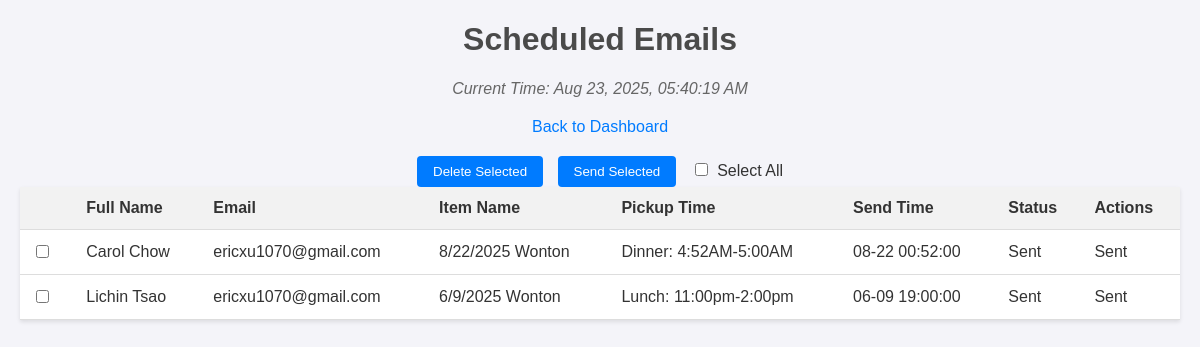
The page /scheduled on the database as committed earlier.
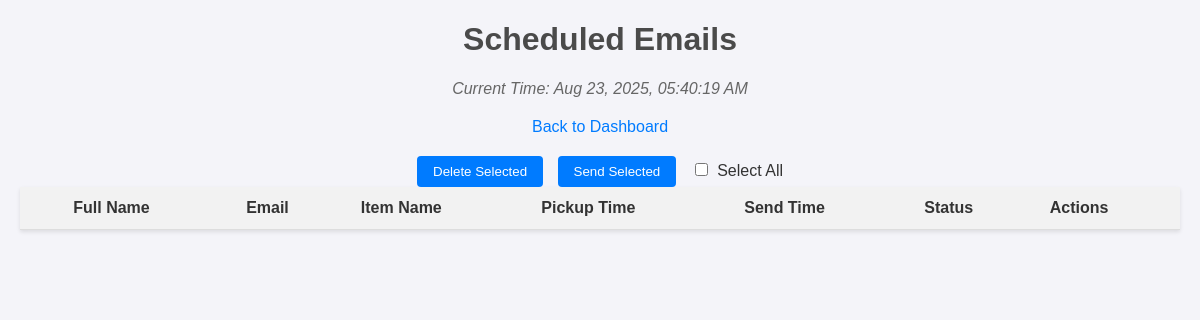
The same page on the database as committed later.
### tables this page shows
CREATE TABLE orders (
            id INTEGER PRIMARY KEY AUTOINCREMENT,
            email TEXT,
            order_number TEXT,
            pickup_time TEXT,
            item_name TEXT,
            full_name TEXT,
            send_time DATETIME,
            status TEXT DEFAULT 'pending',
            job_id TEXT,
            custom_subject TEXT,
            custom_body TEXT,
            total TEXT,
            invoice_url TEXT,
            csv_format TEXT
        );

### app.py (the view)
@app.route('/scheduled')
def scheduled():
    conn = sqlite3.connect(DB_FILE)
    cursor = conn.cursor()
    cursor.execute('''
        SELECT id, full_name, email, item_name, pickup_time, send_time, status
        FROM orders
        ORDER BY send_time DESC
    ''')
    rows = cursor.fetchall()
    rows = [
        (row[0], row[1], row[2], row[3], row[4], datetime.fromisoformat(row[5]) if isinstance(row[5], str) else row[5], row[6])
        for row in rows
    ]
    conn.close()
    return render_template('scheduled.html', rows=rows, now=datetime.now(tz=LOCAL_TZ))

### app.py (called while the page is built)
@app.template_filter('format_datetime')
def format_datetime(dt):
    if dt is None:
        return ''
    return dt.strftime('%m-%d %H:%M:%S')

### templates/scheduled.html (shortened to what this page needs)
<!DOCTYPE html>
<html lang="en">
<head>
</head>
<body>
    <h1>Scheduled Emails</h1>
    <p id="clock" class="current-time">Current Time: {{ now | format_datetime }}</p>
    <div class="back-link"><a href="{{ url_for('index') }}">Back to Dashboard</a></div>
    <form id="bulk-form" method="post">
        <button type="button" onclick="submitForm('{{ url_for('delete_bulk') }}')">Delete Selected</button>
        <button type="button" onclick="submitForm('{{ url_for('send_bulk') }}')">Send Selected</button>
        <label><input type="checkbox" onclick="toggle(this);"> Select All</label>
        <table>
            <thead>
                <tr>
                    <th></th>
                    <th>Full Name</th>
                    <th>Email</th>
                    <th>Item Name</th>
                    <th>Pickup Time</th>
                    <th>Send Time</th>
                    <th>Status</th>
                    <th>Actions</th>
                </tr>
            </thead>
            <tbody>
                {% for row in rows %}
                    {% set is_past_due = (row[6] == 'pending' and row[5] < now) %}
                    <tr {% if is_past_due %}class="past-due"{% endif %}>
                        <td><input type="checkbox" name="orders[]" value="{{ row[0] }}"></td>
                        <td>{{ row[1] }}</td>
                        <td>{{ row[2] }}</td>
                        <td>{{ row[3] }}</td>
                        <td>{{ row[4] }}</td>
                        <td>{{ row[5] | format_datetime }}</td>
                        <td>
                            {% if row[6] == 'sent' %}
                                Sent
                            {% elif is_past_due %}
                                Past Due
                            {% else %}
                                Pending
                            {% endif %}
                        </td>
                        <td>
                            {% if row[6] == 'sent' %}
                                Sent
                            {% elif is_past_due %}
                                <a href="{{ url_for('send_order', order_id=row[0]) }}">Send Now</a> |
                                <a href="{{ url_for('delete_order', order_id=row[0]) }}">Delete</a>
                            {% else %}
                                <a href="{{ url_for('delete_order', order_id=row[0]) }}">Cancel</a>
                            {% endif %}
                        </td>
                    </tr>
                {% endfor %}
            </tbody>
        </table>
    </form>
</body>
</html>

### templates/scheduled.html (style rules this page uses)
body { font-family: Arial, sans-serif; margin: 20px; background-color: #f4f4f9; color: #333; }
h1 { text-align: center; color: #4a4a4a; }
.current-time { text-align: center; font-style: italic; color: #666; margin-bottom: 20px; }
.back-link { display: block; text-align: center; margin-bottom: 20px; }
.back-link a { color: #007bff; text-decoration: none; }
form { margin-bottom: 20px; text-align: center; }
button { padding: 8px 16px; margin-right: 10px; background-color: #007bff; color: white; border: none; border-radius: 4px; cursor: pointer; }
input[type="checkbox"] { margin-right: 5px; }
table { width: 100%; border-collapse: collapse; margin: 0 auto; background-color: white; box-shadow: 0 2px 4px rgba(0,0,0,0.1); }
th, td { padding: 12px; text-align: left; border-bottom: 1px solid #ddd; }
th { background-color: #f2f2f2; font-weight: bold; }
a { color: #007bff; text-decoration: none; }

Rows that differ between the two databases and show on the page:
removed orders: full_name "Carol Chow", email "ericxu1070@gmail.com", item_name "8/22/2025 Wonton", pickup_time "Dinner: 4:52AM-5:00AM", row "08-22 00:52:00", status "Sent"
removed orders: full_name "Lichin Tsao", email "ericxu1070@gmail.com", item_name "6/9/2025 Wonton", pickup_time "Lunch: 11:00pm-2:00pm", row "06-09 19:00:00", status "Sent"
